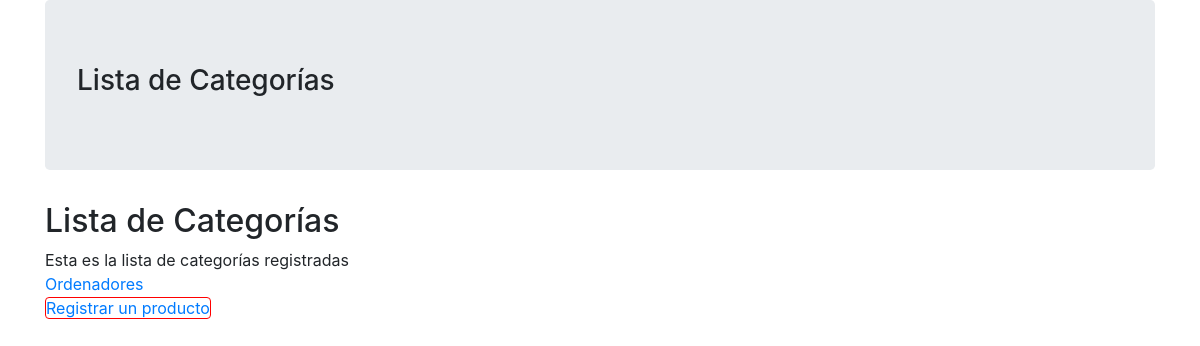
/, run on an earlier commit of the app's database.
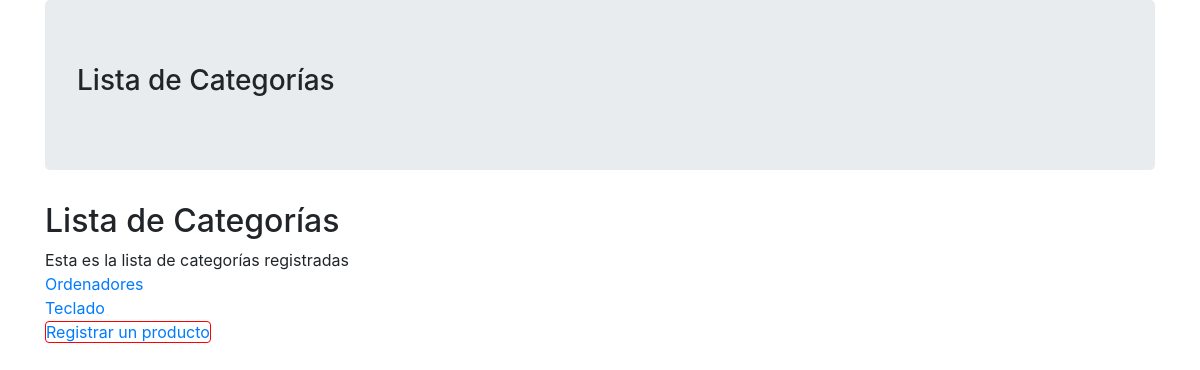
And on a later commit of the database.
### mi_aplicacion/models.py (models this page shows, shortened)
class Categoria(models.Model):
    nombre = models.CharField(max_length=100)
    descripcion = models.CharField(max_length=200)

### mi_aplicacion/views.py (the view)
# urls.py: path('', views.categoria_lista, name='categoria_lista'),
def categoria_lista(request):
    categorias = models.Categoria.objects.all()  # Obtén todas las categorías
    contexto = {'categorias': categorias}
    return render(request, 'lista_categoria.html', contexto)

### mi_aplicacion/templates/lista_categoria.html
{% extends 'index.html' %}
{% block title %}
Lista de Categorías
{% endblock %}
{% block content %}
<h2>Lista de Categorías</h2>
<div>Esta es la lista de categorías registradas</div>
{% for categoria in categorias %}
<div>
   <a href="{% url 'categoria_detalle' categoria.pk %}">
      {{ categoria.nombre }}
   </a>
</div>
{% endfor %}
<div>
   <a style="border:1px solid red; margin-top:10px; border-radius: 4px;" href="{% url 'producto_registro' %}">Registrar
      un producto</a>
</div>
{% endblock %}

What changed in the data, as far as the page shows it:
added Categoria: nombre "Teclado"
